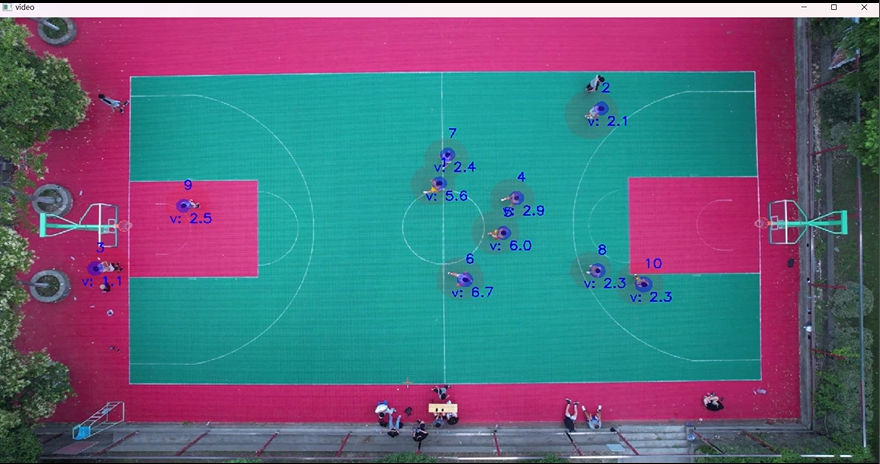
#> input picture images/tracking1.png, 880 x 464 px
$ python -i final_transformation.py   (imports and definitions only)
#> lines starting #> are read from the running program, lines starting #| are printed output that depends on the picture; after the words box and inside, x2 and y2 are one past the last pixel; in counts of white or black regions, pixels touching at a corner belong together
#> further down, picture is the input picture: shape (464, 880, 3); mean B, G, R 124.7, 104.9, 92.7
import cv2
import imutils
import numpy as np
from resize_imageP import resize_image

def transformation(stitched_img):

    """ fonction to remove dark border"""

    stitched_img = cv2.copyMakeBorder(stitched_img, 50, 50, 50, 50, cv2.BORDER_CONSTANT, (0,0,0))
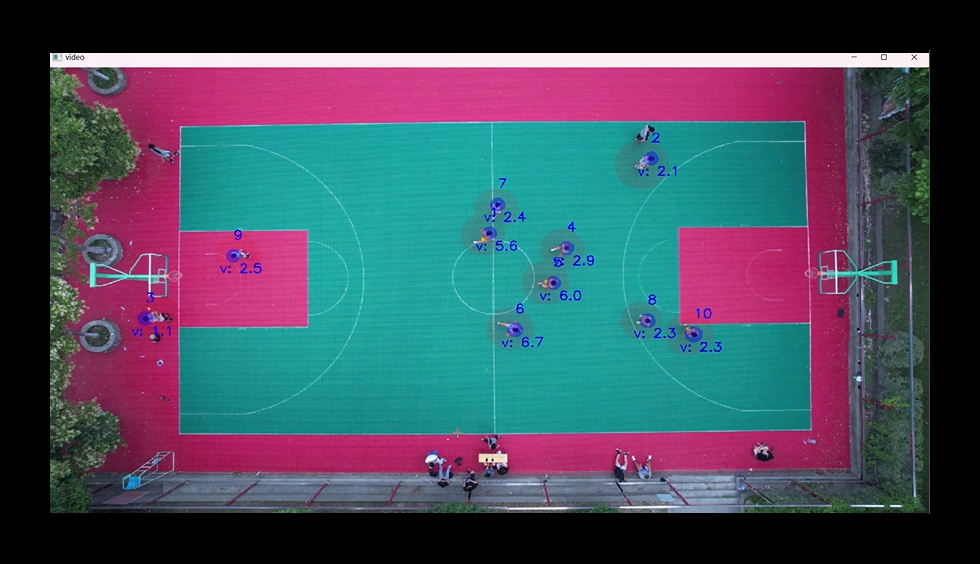
#> stitched_img: shape (564, 980, 3); mean of channels 0, 1, 2 92.1, 77.5, 68.5; drawn as B, G, R
    gray = cv2.cvtColor(stitched_img, cv2.COLOR_BGR2GRAY)
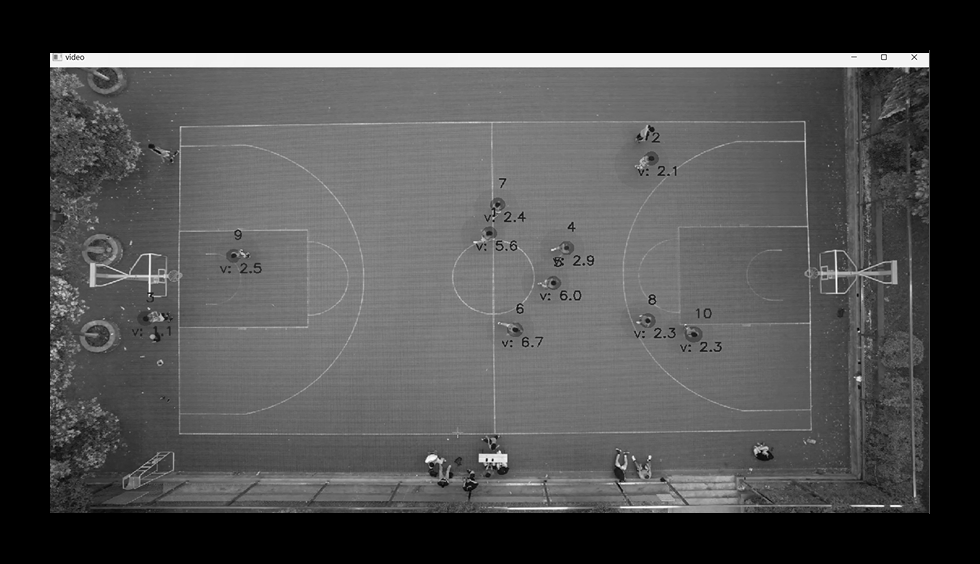
#> gray: shape (564, 980); min 0, max 255, mean 76.5
    thresh_img = cv2.threshold(gray, 0, 255 , cv2.THRESH_BINARY)[1]
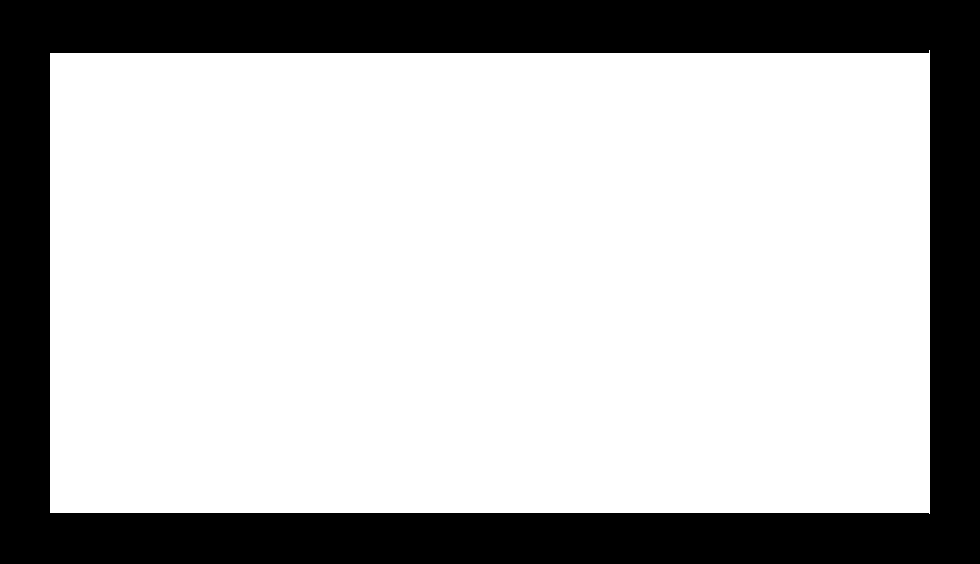
#> thresh_img: shape (564, 980); 73.2% white; 1 black region

    contours = cv2.findContours(thresh_img.copy(), cv2.RETR_EXTERNAL, cv2.CHAIN_APPROX_SIMPLE)
#> contours = 1 contour; box (x1, y1, x2, y2) and area: (50, 50, 930, 514) 403462

    contours = imutils.grab_contours(contours)
#> contours = 1 item
    areaOI = max(contours, key=cv2.contourArea)
#> areaOI = [[929, 50], [929, 52], [928, 53], [50, 53], [50, 512], [928, 512], [929, 513]]

    mask = np.zeros(thresh_img.shape, dtype="uint8")
    x, y, w, h = cv2.boundingRect(areaOI)
#> x = 50; y = 50; w = 880; h = 464
    cv2.rectangle(mask, (x,y), (x + w, y + h), 255, -1)
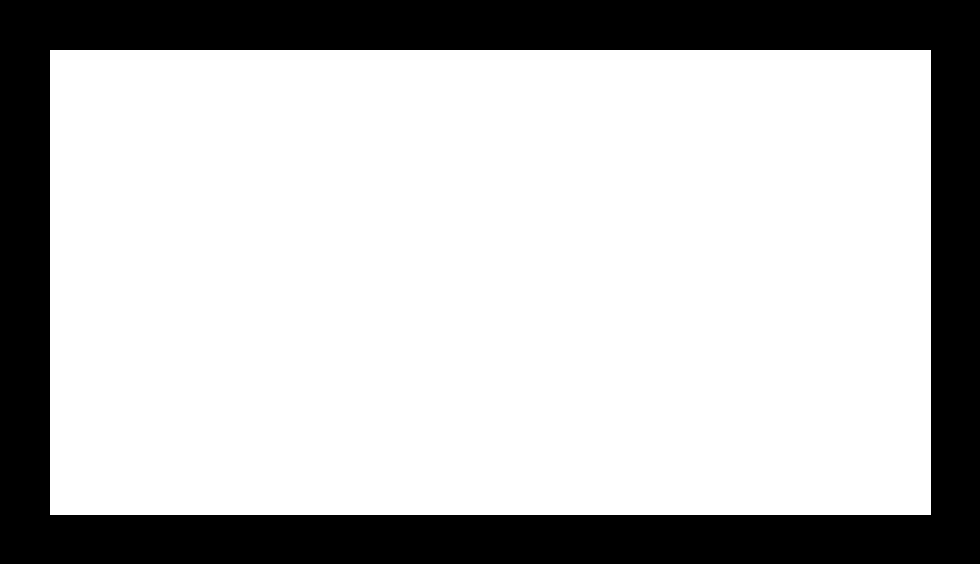
#> mask: shape (564, 980); 74.1% white; 1 black region, box (x1, y1, x2, y2) and area: (0, 0, 980, 564) 143055

    minRectangle = mask.copy()
    sub = mask.copy()

    while cv2.countNonZero(sub) > 150:
        minRectangle = cv2.erode(minRectangle, None)
        sub = cv2.subtract(minRectangle, thresh_img)
#> this loop made 3 passes
#> pass 1, in transformation, `sub = cv2.subtract(minRectangle, thresh_img)`:
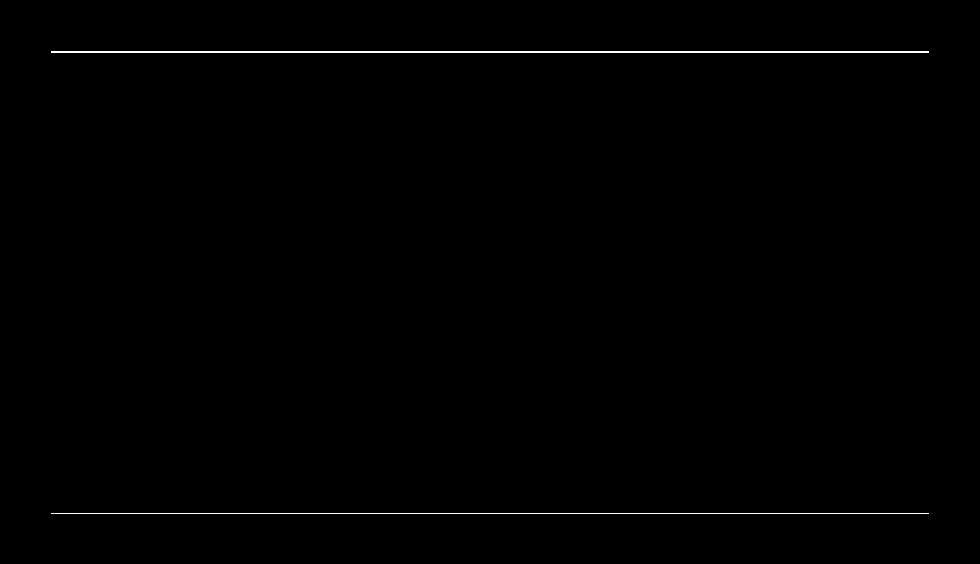
#> sub: shape (564, 980); 0.48% white in thin lines or dots, all inside (x1, y1, x2, y2) = (51, 51, 929, 514)
#> after the loop:
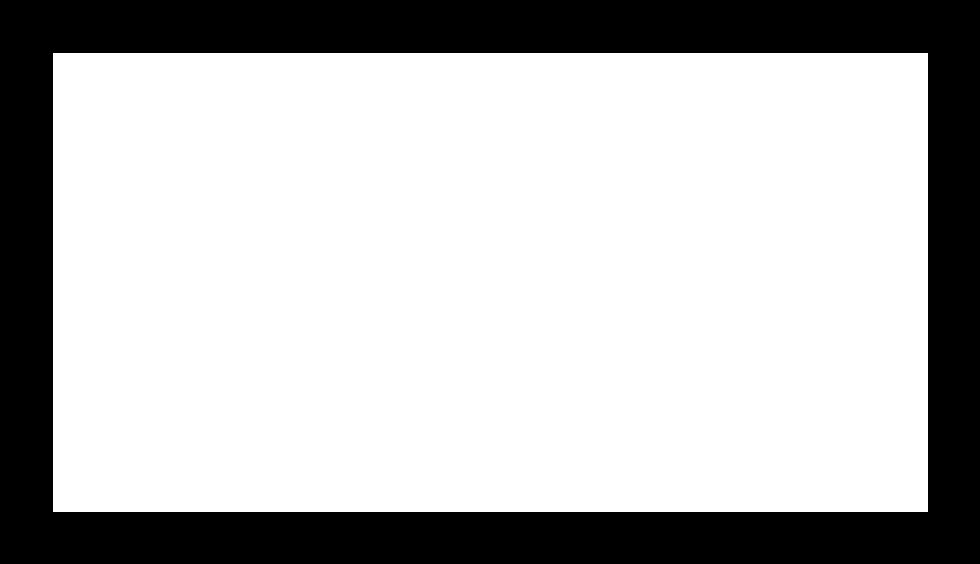
#> minRectangle: shape (564, 980); 72.7% white; 1 black region


    contours = cv2.findContours(minRectangle.copy(), cv2.RETR_EXTERNAL, cv2.CHAIN_APPROX_SIMPLE)
#> contours = 1 contour; box (x1, y1, x2, y2) and area: (53, 53, 928, 512) 400292

    contours = imutils.grab_contours(contours)
#> contours = [[[53, 53], [53, 511], [927, 511], [927, 53]]]
    areaOI = max(contours, key=cv2.contourArea)
#> areaOI = [[53, 53], [53, 511], [927, 511], [927, 53]]


    x, y, w, h = cv2.boundingRect(areaOI)
#> x = 53; y = 53; w = 875; h = 459

    stitched_img = stitched_img[y:y + h, x:x + w]
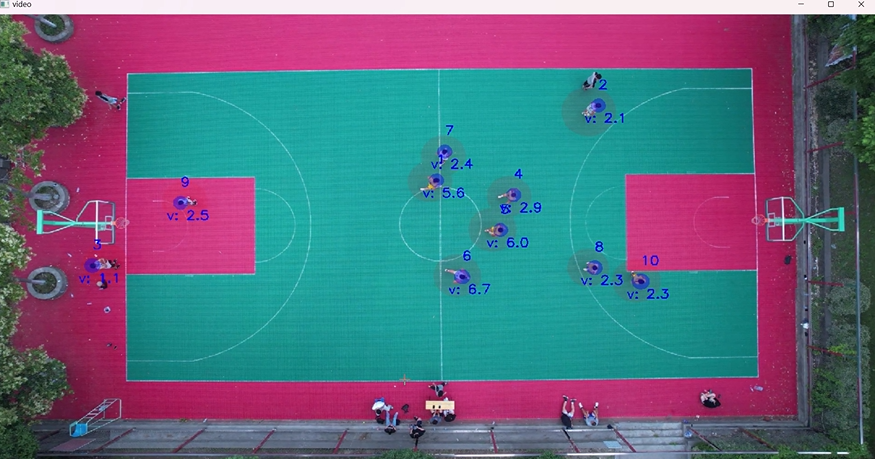
#> stitched_img: shape (459, 875, 3); mean of channels 0, 1, 2 126.2, 106, 93.7; drawn as B, G, R
    return stitched_img

>>> import cv2
>>> picture = cv2.imread('images/tracking1.png')
>>> result = transformation(picture)

$ run again, on images/tracking2.png
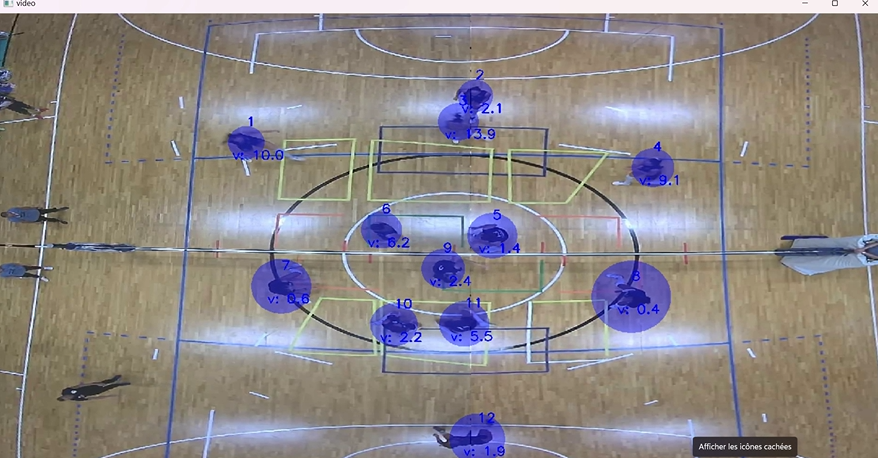
#> input picture images/tracking2.png, 878 x 458 px
#> picture is the input picture: shape (458, 878, 3); mean B, G, R 133.3, 135.7, 142
#> in transformation, `thresh_img = cv2.threshold(gray, 0, 255 , cv2.THRESH_BINARY)[1]`:
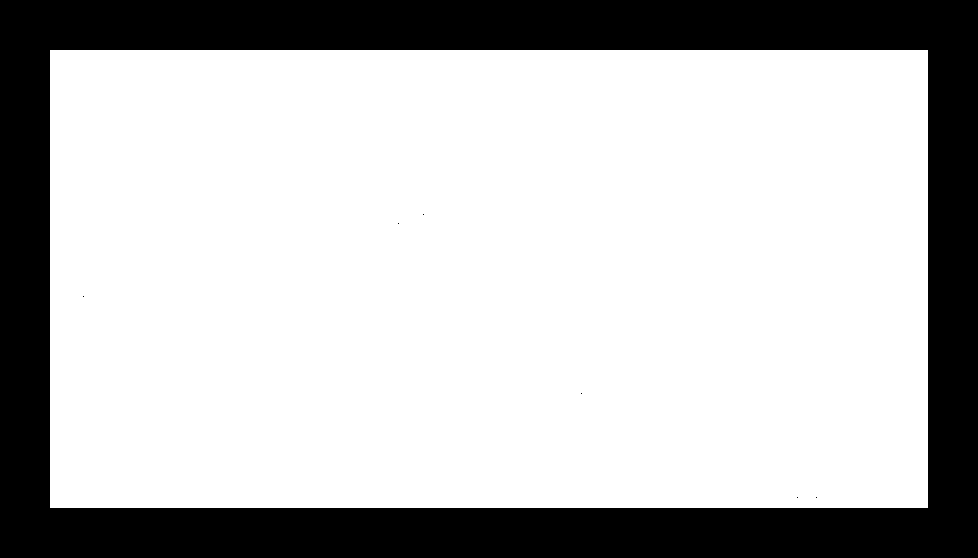
#> thresh_img: shape (558, 978); 73.7% white; 7 black regions (6 under 20 px)
#> in transformation, `contours = cv2.findContours(thresh_img.copy(), cv2.RETR_EXTERNAL, cv2...`: contours = 1 contour; box (x1, y1, x2, y2) and area: (50, 50, 928, 508) 400789
#> in transformation, `contours = imutils.grab_contours(contours)`: contours = [[[50, 50], [50, 507], [927, 507], [927, 50]]]
#> in transformation, `areaOI = max(contours, key=cv2.contourArea)`: areaOI = [[50, 50], [50, 507], [927, 507], [927, 50]]
#> in transformation, `x, y, w, h = cv2.boundingRect(areaOI)`: x = 50; w = 878; h = 458
#> mask: shape (558, 978); 73.9% white; 1 black region, box (x1, y1, x2, y2) and area: (0, 0, 978, 558) 142263
#> the loop in transformation, `while cv2.countNonZero(sub) > 150:` made 1 pass
#> in transformation, `contours = cv2.findContours(minRectangle.copy(), cv2.RETR_EXTERNAL, cv..`: contours = 1 contour; box (x1, y1, x2, y2) and area: (51, 51, 928, 508) 399456
#> in transformation, `contours = imutils.grab_contours(contours)`: contours = [[[51, 51], [51, 507], [927, 507], [927, 51]]]
#> in transformation, `areaOI = max(contours, key=cv2.contourArea)`: areaOI = [[51, 51], [51, 507], [927, 507], [927, 51]]
#> in transformation, `x, y, w, h = cv2.boundingRect(areaOI)`: x = 51; w = 877; h = 457
#> in transformation, `stitched_img = stitched_img[y:y + h, x:x + w]`:
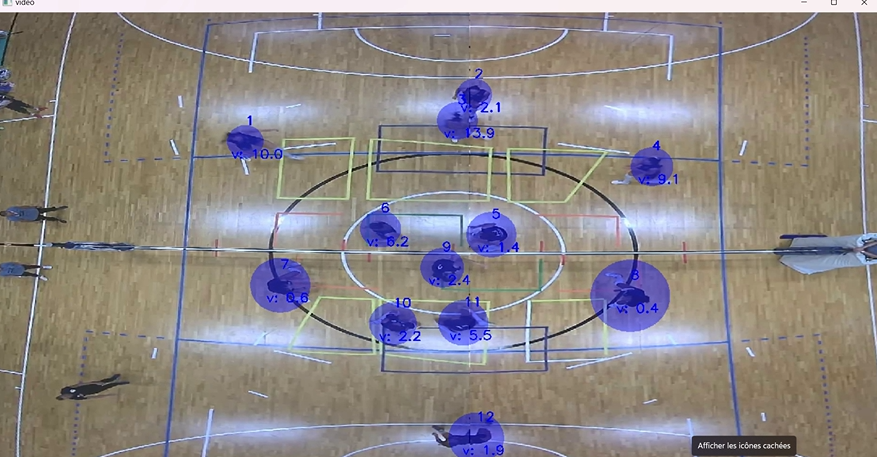
#> stitched_img: shape (457, 877, 3); mean of channels 0, 1, 2 133.1, 135.5, 141.8; drawn as B, G, R
